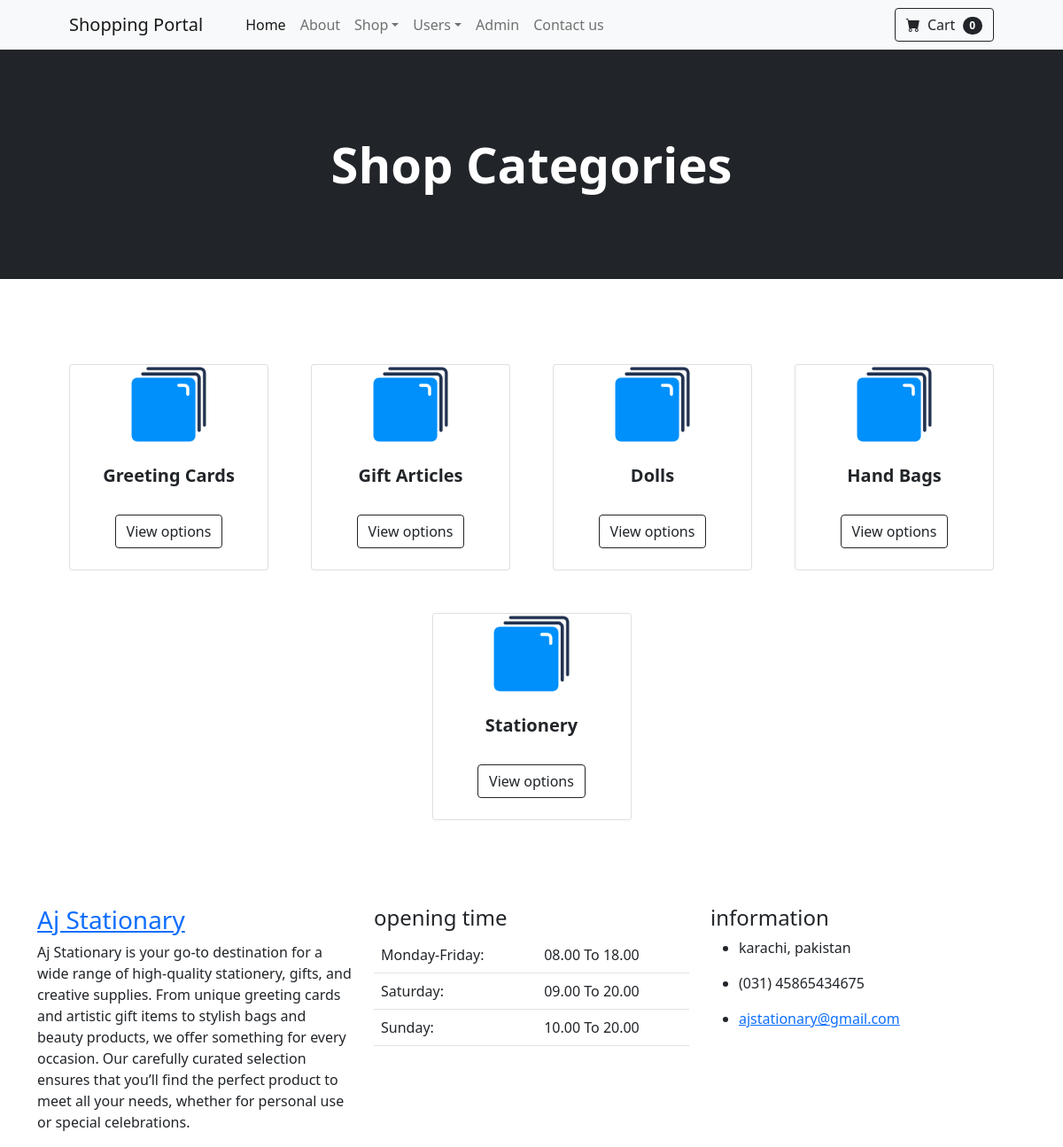
The app's page /shopping/shop-categories.php with its own data.
### tables this page shows
CREATE TABLE `category` (
  `id` int(11) NOT NULL,
  `categoryName` varchar(255) DEFAULT NULL,
  `categoryDescription` longtext DEFAULT NULL,
  `creationDate` timestamp NOT NULL DEFAULT current_timestamp(),
  `updationDate` varchar(255) DEFAULT NULL
);

### shopping/shop-categories.php (the view, shortened to what this page needs)
<!DOCTYPE html>
<html lang="en">
    <head>
        <link href="https://cdn.jsdelivr.net/npm/bootstrap-icons@1.5.0/font/bootstrap-icons.css" rel="stylesheet" />
        <link href="css/styles.css" rel="stylesheet" />
    </head>
    <body>
<?php include_once('includes/header.php');?>
        <header class="bg-dark py-5">
            <div class="container px-4 px-lg-5 my-5">
                <div class="text-center text-white">
                    <h1 class="display-4 fw-bolder">Shop Categories</h1>
                </div>
            </div>
        </header>
        <section class="py-5">
            <div class="container px-4 px-lg-5 mt-5">
                <div class="row gx-4 gx-lg-5 row-cols-2 row-cols-md-3 row-cols-xl-4 justify-content-center">
<?php $query=mysqli_query($con,"select category.id as catid,category.categoryName from category ");
while($row=mysqli_fetch_array($query))
{
?>
                    <div class="col mb-5">
                        <div class="card h-100">
                            <img src="assets/category.png"  alt="<?php echo htmlentities($row['categoryName']);?>" width="150" style="display: block;margin-left: auto; margin-right: auto; width: 40%;" />
                            <div class="card-body p-4">
                                <div class="text-center">
                                    <h5 class="fw-bolder"><?php echo htmlentities($row['categoryName']);?></h5>
                                </div>
                            </div>
                            <div class="card-footer p-4 pt-0 border-top-0 bg-transparent">
                                <div class="text-center"><a class="btn btn-outline-dark mt-auto" href="categorywise-products.php?cid=<?php echo htmlentities($row['catid']);?>">View options</a></div>
                            </div>
                        </div>
                    </div>
                <?php } ?>
                </div>
            </div>
        </section>
   <?php include_once('includes/footer.php'); ?>
    </body>
</html>

### records on screen
category: categoryName "Greeting Cards"
category: categoryName "Gift Articles"
category: categoryName "Dolls"
category: categoryName "Hand Bags"
category: categoryName "Stationery"
